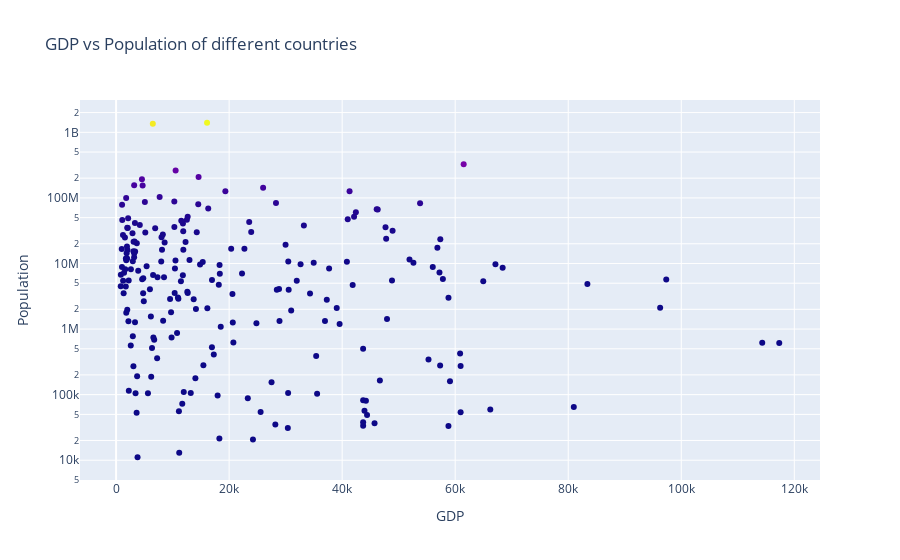

Notebook source saved alongside this figure:
### Markdown cell above
The below plot is a scatter plot between the population and GDP. A vatirtey of countries has GDP between 0 to 20k while they are diverse variety of population.

### Code cell
# population vs gdp
fig2 = go.Figure(data=go.Scatter(x=country['GDP'],
                                y=country['population'],
                                mode='markers',
                                marker_color=country['population'],
                                text=country['country'])) 

fig2.update_layout(title='GDP vs Population of different countries',
                   xaxis_title="GDP", yaxis_title = "Population")
fig2.update_yaxes(type="log")

# fig1.show()
fig2.show()

### Figure 1 — Plotly figure (JSON) as saved in the notebook; plotly's stock layout.template omitted (floating-point values rounded to 4 significant figures; data arrays with more than 128 entries replaced by an {"elided": "..."} marker saying what was removed)
{"data": [{"marker": {"color": {"elided": "217 int values"}}, "mode": "markers", "text": {"elided": "217 str values"}, "type": "scatter", "x": {"elided": "217 float values"}, "y": {"elided": "217 int values"}}], "layout": {"title": {"text": "GDP vs Population of different countries"}, "xaxis": {"title": {"text": "GDP"}}, "yaxis": {"title": {"text": "Population"}, "type": "log"}}}
